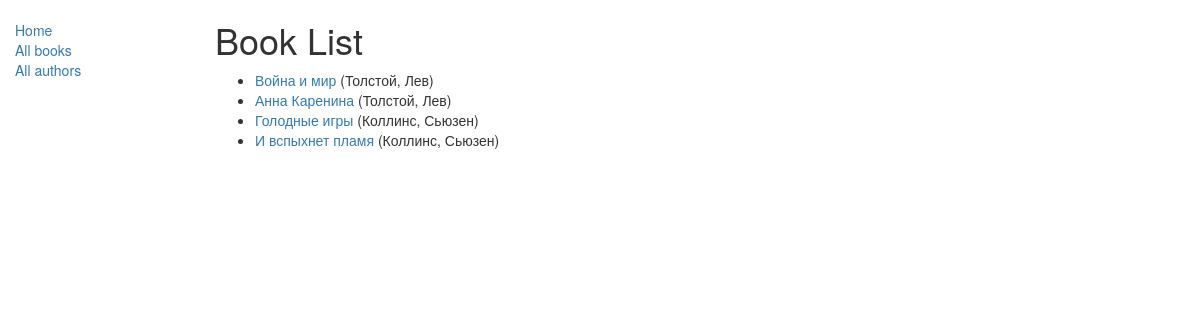
/catalog/books/, run on the app's committed database.
### catalog/models.py (models this page shows, shortened)
class Book(models.Model):
    title = models.CharField(max_length=200)
    author = models.ForeignKey(
        'Author',
        null=True,
        on_delete=models.SET_NULL,
    )
    summary = models.TextField(
        max_length=1000,
        help_text='Введите краткое описание книги'
    )
    isbn = models.CharField(
        'ISBN',
        max_length=13,
        help_text='13 Character <a href="https://www.isbn-international.org/content/what-isbn">ISBN number</a>',
    )
    genre = models.ManyToManyField(
        Genre,
        help_text='Выберите жанр книги',
    )
    language = models.ForeignKey(
        Language,
        on_delete=models.SET_NULL,
        null=True,
    )
    def get_absolute_url(self):
        return reverse('book_detail', args=[str(self.id)])
    def display_genre(self):
        return ', '.join([ genre.name for genre in self.genre.all()[:3] ])
    display_genre.short_description = 'Genre'

class Author(models.Model):
    first_name = models.CharField(
        max_length=100,
    )
    last_name = models.CharField(
        max_length=100
    )
    date_of_birth = models.DateField(
        null=True,
        blank=True,
    )
    date_of_death = models.DateField(
        'Died',
        null=True,
        blank=True,
    )
    def __str__(self):
        return '{}, {}'.format(self.last_name, self.first_name)
    class Meta:
        ordering = ['last_name']

### catalog/views.py (the view)
class BookListView(ListView):
    model = Book
    template_name = 'book_list.html'
    paginate_by = 10

### catalog/templates/book_list.html (shortened to what this page needs)
{% extends "base_generic.html" %}
{% block content %}
<h1>Book List</h1>
{% if book_list %}
<ul>
  {% for book in book_list %}
  <li>
    <a href="{{ book.get_absolute_url }}">{{ book.title }}</a> ({{book.author}})
  </li>
  {% endfor %}
</ul>
{% else %}
<p>В библиотеке книг нет.</p>
{% endif %} {% endblock %}

### data on the page
Book: title "Война и мир", author "Толстой, Лев"
Book: title "Анна Каренина", author "Толстой, Лев"
Book: title "Голодные игры", author "Коллинс, Сьюзен"
Book: title "И вспыхнет пламя", author "Коллинс, Сьюзен"
